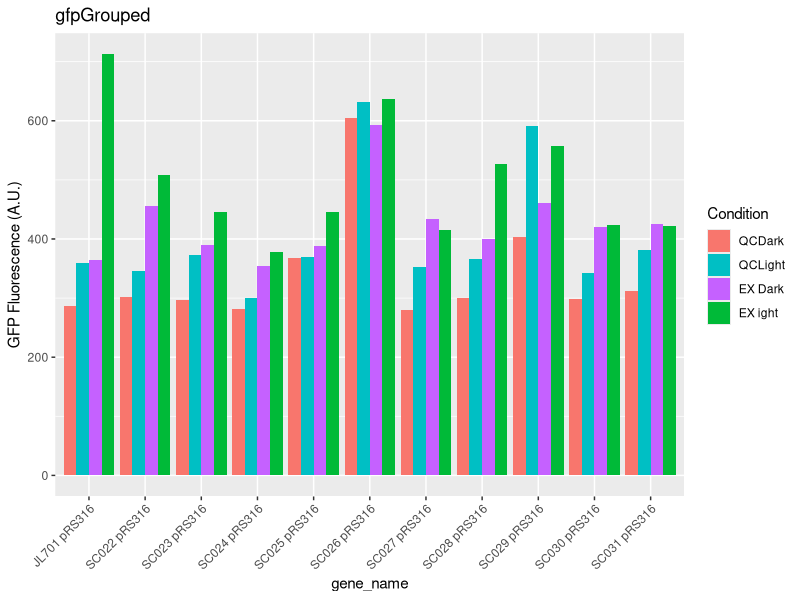
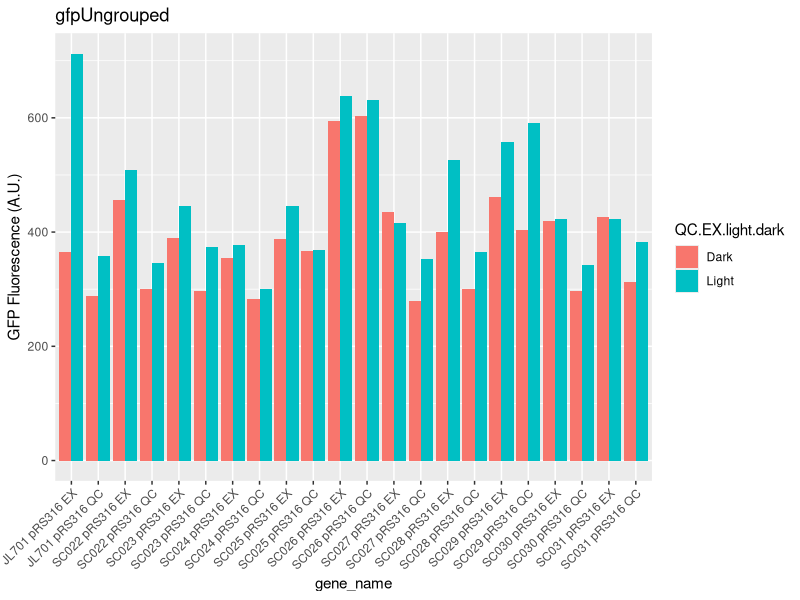
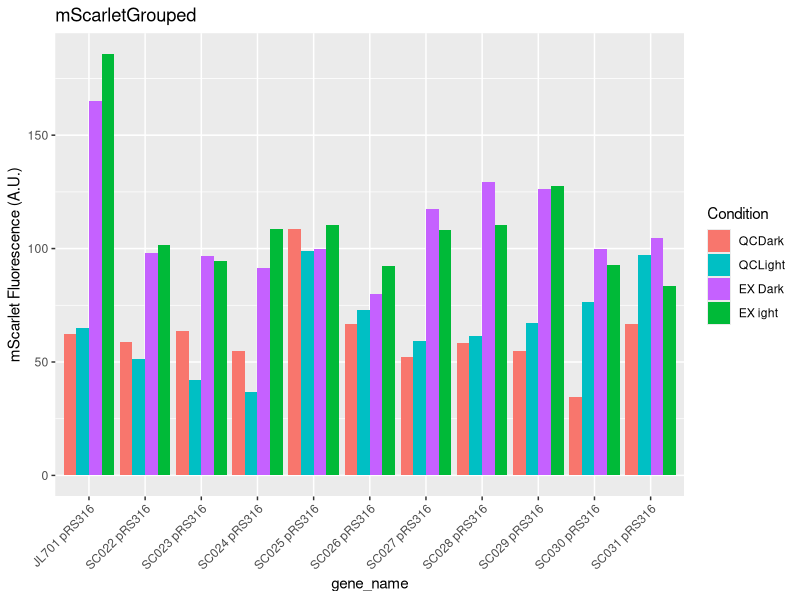
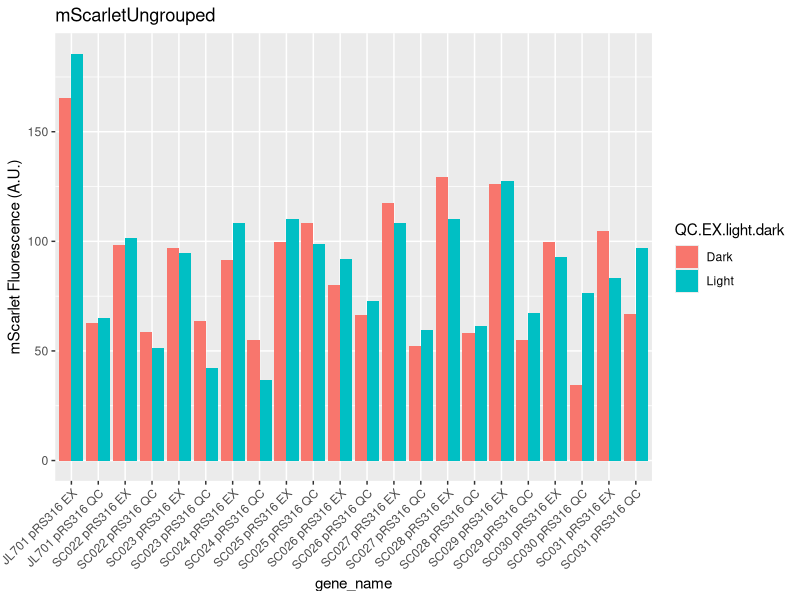
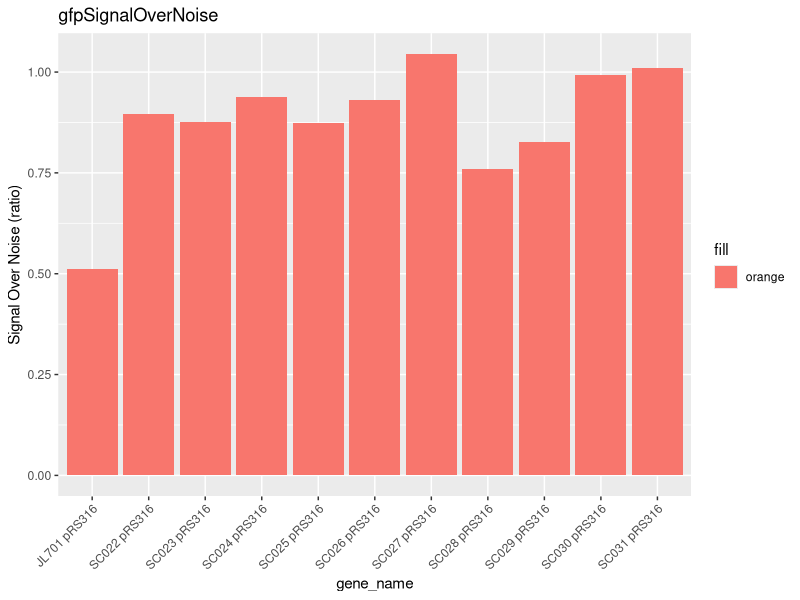

These figures' R source, in order:
library(ggplot2)
library(tidyverse)

# Insert your file name here:
csv_data_original <- read.csv(file = "data.csv")
gfp <- read.csv(file = "gfp_data_grouped.csv")
mscarlet <- read.csv(file = "ymScarlet_data_grouped.csv")
ungrouped_gfp <- read.csv(file = "gfp_data_ungrouped.csv")
ungrouped_mscarlet <- read.csv(file = "ymScarlet_data_ungrouped.csv")
gfpSignalOverNoise_data <- read.csv(file = "gfp_signal_over_noise.csv")

# gfpGrouped
gfp$QC.EX.light.dark <- factor(gfp$QC.EX.light.dark, 
                                levels = c("QC Dark", "QC Light", "EX Dark", "EX Light"))

gfpGrouped <- ggplot(gfp, aes(fill = QC.EX.light.dark, y = value, x = gene_name)) + 
  geom_bar(position = "dodge", stat = "identity") + 
  scale_fill_manual(values = c("#F8766D", "#00BFC4", "#c561ff", "#00BA38"), 
                    labels = c("QCDark", "QCLight", "EX Dark", "EX ight")) +
  labs(title = 'gfpGrouped', y = 'GFP Fluorescence (A.U.)', fill = "Condition") +
  theme(axis.text.x = element_text(angle = 45, hjust = 1))

gfpGrouped

# gfpUngrouped
gfpUngrouped <- ggplot(ungrouped_gfp, aes(fill=QC.EX.light.dark, y=value, x=gene_name)) + 
  geom_bar(position="dodge", stat="identity") +
  labs(title='gfpUngrouped', y='GFP Fluorescence (A.U.)') +
  theme(axis.text.x = element_text(angle = 45, hjust = 1))

gfpUngrouped

# ymScarletGrouped
mscarlet$QC.EX.light.dark <- factor(gfp$QC.EX.light.dark, 
                                levels = c("QC Dark", "QC Light", "EX Dark", "EX Light"))

mscarletGrouped <- ggplot(mscarlet, aes(fill=QC.EX.light.dark, y=value, x=gene_name)) + 
  geom_bar(position="dodge", stat="identity") +
  scale_fill_manual(values = c("#F8766D", "#00BFC4", "#c561ff", "#00BA38"), 
                    labels = c("QCDark", "QCLight", "EX Dark", "EX ight")) +
  labs(title='mScarletGrouped', y='mScarlet Fluorescence (A.U.)', fill = "Condition") + 
  theme(axis.text.x = element_text(angle = 45, hjust = 1))

mscarletGrouped

# ymScarletUngrouped
mscarletUngrouped <- ggplot(ungrouped_mscarlet, aes(fill=QC.EX.light.dark, y=value, x=gene_name)) + 
  geom_bar(position="dodge", stat="identity") + 
  labs(title='mScarletUngrouped', y='mScarlet Fluorescence (A.U.)') + 
  theme(axis.text.x = element_text(angle = 45, hjust = 1))

mscarletUngrouped

# gfpSignalOverNoise
gfpSignalOverNoise <- ggplot(gfpSignalOverNoise_data, aes(fill='orange', y=value, x=gene_name)) +
  geom_bar(position="dodge", stat="identity") + 
  labs(title='gfpSignalOverNoise', y='Signal Over Noise (ratio)') + 
  theme(axis.text.x = element_text(angle = 45, hjust = 1))

gfpSignalOverNoise
